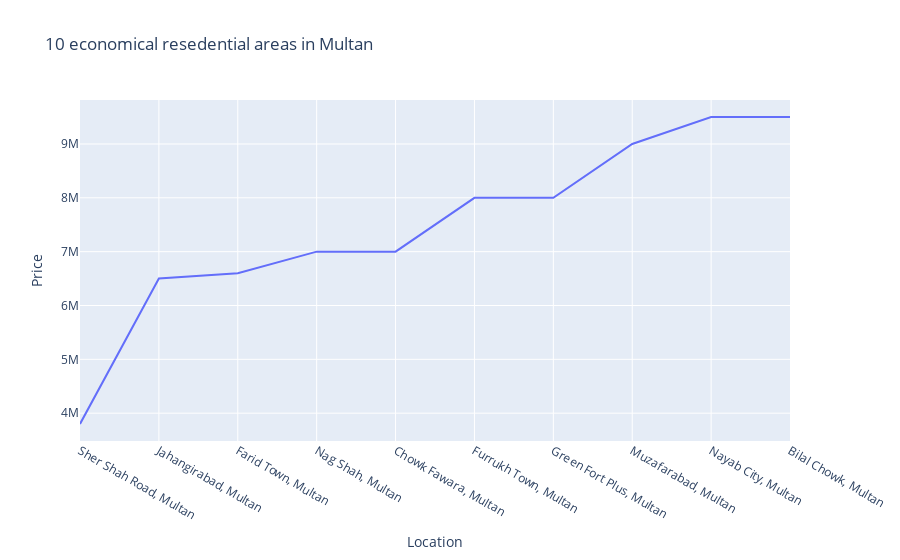

The cell this chart's notebook holds for it:
### Code cell
fig = px.line(price_area, x="Location", y="Price", title='10 economical resedential areas in Multan')
fig.show()

### Figure 1 — Plotly figure (JSON) as saved in the notebook; plotly's stock layout.template omitted (floating-point values rounded to 4 significant figures)
{"data": [{"hovertemplate": "Location=%{x}<br>Price=%{y}<extra></extra>", "legendgroup": "", "line": {"color": "#636efa", "dash": "solid"}, "marker": {"symbol": "circle"}, "mode": "lines", "name": "", "orientation": "v", "showlegend": false, "type": "scatter", "x": ["Sher Shah Road, Multan", "Jahangirabad, Multan", "Farid Town, Multan", "Nag Shah, Multan", "Chowk Fawara, Multan", "Furrukh Town, Multan", "Green Fort Plus, Multan", "Muzafarabad, Multan", "Nayab City, Multan", "Bilal Chowk, Multan"], "xaxis": "x", "y": [3800000, 6500000, 6600000, 7000000, 7000000, 8000000, 8000000, 9000000, 9500000, 9500000], "yaxis": "y"}], "layout": {"legend": {"tracegroupgap": 0}, "title": {"text": "10 economical resedential areas in Multan"}, "xaxis": {"anchor": "y", "domain": [0, 1], "title": {"text": "Location"}}, "yaxis": {"anchor": "x", "domain": [0, 1], "title": {"text": "Price"}}}}
